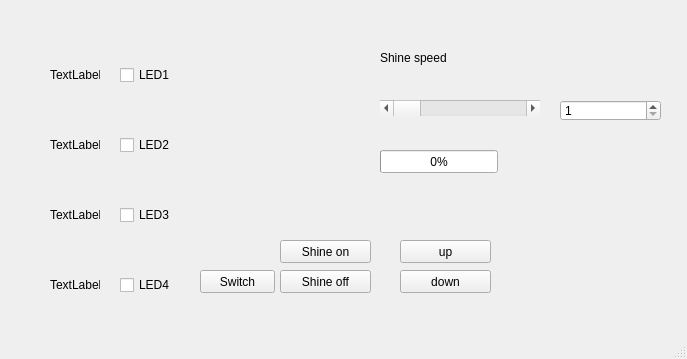
<?xml version="1.0" encoding="UTF-8"?>
<ui version="4.0">
 <class>MainWindow</class>
 <widget class="QMainWindow" name="MainWindow">
  <property name="geometry">
   <rect>
    <x>0</x>
    <y>0</y>
    <width>687</width>
    <height>359</height>
   </rect>
  </property>
  <property name="windowTitle">
   <string>MainWindow</string>
  </property>
  <widget class="QWidget" name="centralwidget">
   <widget class="QLabel" name="label">
    <property name="geometry">
     <rect>
      <x>50</x>
      <y>50</y>
      <width>50</width>
      <height>50</height>
     </rect>
    </property>
    <property name="styleSheet">
     <string notr="true">image: url(:/led_off.png);</string>
    </property>
    <property name="text">
     <string>TextLabel</string>
    </property>
   </widget>
   <widget class="QLabel" name="label_2">
    <property name="geometry">
     <rect>
      <x>50</x>
      <y>120</y>
      <width>50</width>
      <height>50</height>
     </rect>
    </property>
    <property name="text">
     <string>TextLabel</string>
    </property>
   </widget>
   <widget class="QLabel" name="label_3">
    <property name="geometry">
     <rect>
      <x>50</x>
      <y>190</y>
      <width>50</width>
      <height>50</height>
     </rect>
    </property>
    <property name="text">
     <string>TextLabel</string>
    </property>
   </widget>
   <widget class="QLabel" name="label_4">
    <property name="geometry">
     <rect>
      <x>50</x>
      <y>260</y>
      <width>50</width>
      <height>50</height>
     </rect>
    </property>
    <property name="text">
     <string>TextLabel</string>
    </property>
   </widget>
   <widget class="QCheckBox" name="checkBox">
    <property name="geometry">
     <rect>
      <x>120</x>
      <y>50</y>
      <width>78</width>
      <height>50</height>
     </rect>
    </property>
    <property name="text">
     <string>LED1</string>
    </property>
    <property name="shortcut">
     <string>1</string>
    </property>
   </widget>
   <widget class="QCheckBox" name="checkBox_2">
    <property name="geometry">
     <rect>
      <x>120</x>
      <y>120</y>
      <width>78</width>
      <height>50</height>
     </rect>
    </property>
    <property name="text">
     <string>LED2</string>
    </property>
    <property name="shortcut">
     <string>2</string>
    </property>
   </widget>
   <widget class="QCheckBox" name="checkBox_3">
    <property name="geometry">
     <rect>
      <x>120</x>
      <y>190</y>
      <width>78</width>
      <height>50</height>
     </rect>
    </property>
    <property name="text">
     <string>LED3</string>
    </property>
    <property name="shortcut">
     <string>3</string>
    </property>
   </widget>
   <widget class="QCheckBox" name="checkBox_4">
    <property name="geometry">
     <rect>
      <x>120</x>
      <y>260</y>
      <width>78</width>
      <height>50</height>
     </rect>
    </property>
    <property name="text">
     <string>LED4</string>
    </property>
    <property name="shortcut">
     <string>4</string>
    </property>
   </widget>
   <widget class="QPushButton" name="pushButton">
    <property name="geometry">
     <rect>
      <x>200</x>
      <y>270</y>
      <width>75</width>
      <height>23</height>
     </rect>
    </property>
    <property name="text">
     <string>Switch</string>
    </property>
    <property name="shortcut">
     <string>W</string>
    </property>
   </widget>
   <widget class="QPushButton" name="pushButton_2">
    <property name="geometry">
     <rect>
      <x>280</x>
      <y>240</y>
      <width>91</width>
      <height>23</height>
     </rect>
    </property>
    <property name="text">
     <string>Shine on</string>
    </property>
    <property name="shortcut">
     <string>N</string>
    </property>
   </widget>
   <widget class="QScrollBar" name="horizontalScrollBar">
    <property name="geometry">
     <rect>
      <x>380</x>
      <y>100</y>
      <width>160</width>
      <height>16</height>
     </rect>
    </property>
    <property name="minimum">
     <number>1</number>
    </property>
    <property name="maximum">
     <number>100</number>
    </property>
    <property name="orientation">
     <enum>Qt::Horizontal</enum>
    </property>
   </widget>
   <widget class="QProgressBar" name="progressBar">
    <property name="geometry">
     <rect>
      <x>380</x>
      <y>150</y>
      <width>118</width>
      <height>23</height>
     </rect>
    </property>
    <property name="minimum">
     <number>1</number>
    </property>
    <property name="value">
     <number>1</number>
    </property>
   </widget>
   <widget class="QSpinBox" name="spinBox">
    <property name="geometry">
     <rect>
      <x>560</x>
      <y>100</y>
      <width>101</width>
      <height>21</height>
     </rect>
    </property>
    <property name="minimum">
     <number>1</number>
    </property>
    <property name="maximum">
     <number>100</number>
    </property>
   </widget>
   <widget class="QLabel" name="label_5">
    <property name="geometry">
     <rect>
      <x>380</x>
      <y>50</y>
      <width>91</width>
      <height>16</height>
     </rect>
    </property>
    <property name="text">
     <string>Shine speed</string>
    </property>
   </widget>
   <widget class="QPushButton" name="pushButton_3">
    <property name="geometry">
     <rect>
      <x>280</x>
      <y>270</y>
      <width>91</width>
      <height>23</height>
     </rect>
    </property>
    <property name="text">
     <string>Shine off</string>
    </property>
    <property name="shortcut">
     <string>F</string>
    </property>
   </widget>
   <widget class="QPushButton" name="pushButton_4">
    <property name="geometry">
     <rect>
      <x>400</x>
      <y>270</y>
      <width>91</width>
      <height>23</height>
     </rect>
    </property>
    <property name="text">
     <string>down</string>
    </property>
    <property name="shortcut">
     <string>Down</string>
    </property>
   </widget>
   <widget class="QPushButton" name="pushButton_5">
    <property name="geometry">
     <rect>
      <x>400</x>
      <y>240</y>
      <width>91</width>
      <height>23</height>
     </rect>
    </property>
    <property name="text">
     <string>up</string>
    </property>
    <property name="shortcut">
     <string>Up</string>
    </property>
   </widget>
  </widget>
  <widget class="QMenuBar" name="menubar">
   <property name="geometry">
    <rect>
     <x>0</x>
     <y>0</y>
     <width>687</width>
     <height>21</height>
    </rect>
   </property>
  </widget>
  <widget class="QStatusBar" name="statusbar"/>
 </widget>
 <resources/>
 <connections>
  <connection>
   <sender>horizontalScrollBar</sender>
   <signal>valueChanged(int)</signal>
   <receiver>progressBar</receiver>
   <slot>setValue(int)</slot>
   <hints>
    <hint type="sourcelabel">
     <x>432</x>
     <y>135</y>
    </hint>
    <hint type="destinationlabel">
     <x>426</x>
     <y>184</y>
    </hint>
   </hints>
  </connection>
  <connection>
   <sender>spinBox</sender>
   <signal>valueChanged(int)</signal>
   <receiver>progressBar</receiver>
   <slot>setValue(int)</slot>
   <hints>
    <hint type="sourcelabel">
     <x>584</x>
     <y>137</y>
    </hint>
    <hint type="destinationlabel">
     <x>470</x>
     <y>187</y>
    </hint>
   </hints>
  </connection>
  <connection>
   <sender>progressBar</sender>
   <signal>valueChanged(int)</signal>
   <receiver>horizontalScrollBar</receiver>
   <slot>setValue(int)</slot>
   <hints>
    <hint type="sourcelabel">
     <x>452</x>
     <y>175</y>
    </hint>
    <hint type="destinationlabel">
     <x>457</x>
     <y>130</y>
    </hint>
   </hints>
  </connection>
  <connection>
   <sender>progressBar</sender>
   <signal>valueChanged(int)</signal>
   <receiver>spinBox</receiver>
   <slot>setValue(int)</slot>
   <hints>
    <hint type="sourcelabel">
     <x>492</x>
     <y>173</y>
    </hint>
    <hint type="destinationlabel">
     <x>569</x>
     <y>140</y>
    </hint>
   </hints>
  </connection>
 </connections>
</ui>
